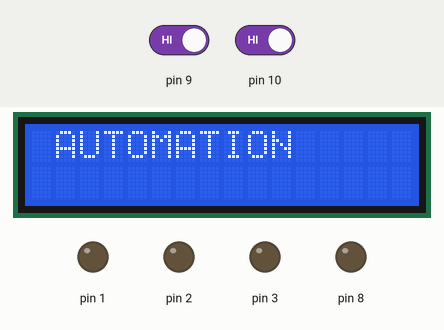
Recording of a sketch running on a simulated Arduino Uno, built with avr-gcc and run on an emulated ATmega328P. Parts: 16×2 character LCD, output pins drawn as LEDs (lit = HIGH). Dashed ring = blinking. The inputs (shaded band) are chosen by the test bench; at power-on: pin 9 HIGH, pin 10 HIGH.

Above: at 0.6 s.
At 2.2 s:
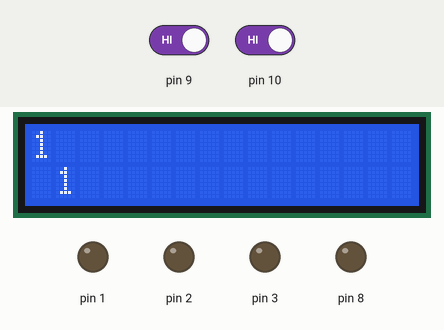
2.3 s: pin 9 driven LOW
At 4.1 s:
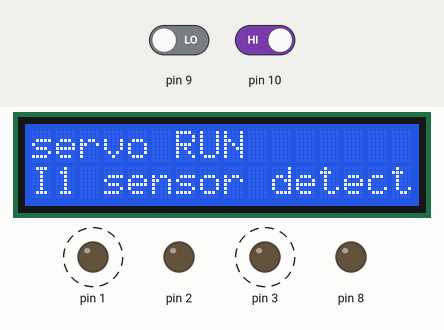
5.0 s: pin 10 driven LOW
At 5.91 s:
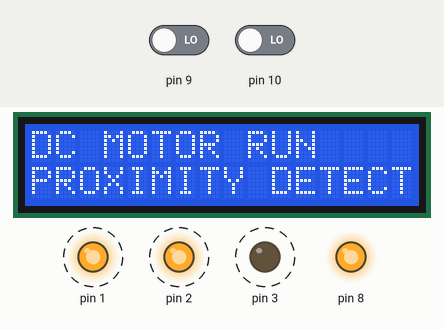
7.6 s: pin 10 driven HIGH
At 8.9 s:
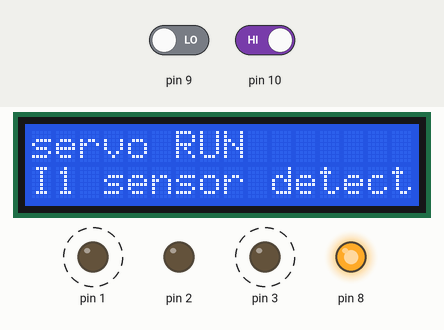
Timing chart, 0 to 17.0 s (numbered marks = the images above; inputs shaded):
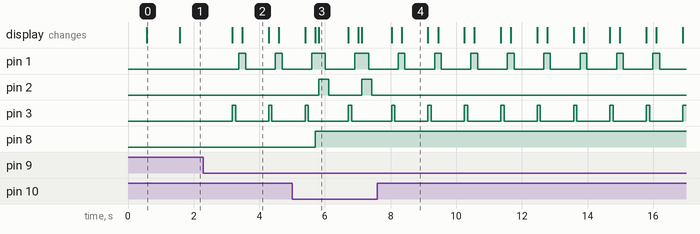

The sketch:

IoT_BASED_INDUSTRIAL_AUTOMATION.ino
```cpp
#include <LiquidCrystal.h>
const int rs = 12, en = 11, d4 = 7, d5 = 6, d6 = 5, d7 = 4;
LiquidCrystal lcd(rs, en, d4, d5, d6, d7);

void setup() {
  lcd.begin(16, 2);
  pinMode(1, OUTPUT);
  pinMode(2, OUTPUT);
   pinMode(3, OUTPUT);
  pinMode(8, OUTPUT);
  pinMode(10, INPUT);
  pinMode(9, INPUT);
  lcd.print("IoT BASED  ");
  lcd.setCursor(0, 1);
  lcd.print("INDUSTRIAL ");
  delay(500);
  lcd.clear();
  lcd.print(" AUTOMATION ");
  delay(500);
}

void loop() {
//   digitalWrite(8, LOW);
    int buttonState = digitalRead(9);
  // print out the value you read:
  Serial.println(buttonState);
  delay(500);
   lcd.clear();
  lcd.setCursor(0, 0);
  lcd.print(buttonState);
  if(buttonState ==0){
  digitalWrite(3, HIGH);   // turn the LED on (HIGH is the voltage level)
  delay(100);
   digitalWrite(3, LOW);   // turn the LED on (HIGH is the voltage level)
  delay(100);
    digitalWrite(1, HIGH);   // turn the LED on (HIGH is the voltage level)
  delay(100);
  lcd.clear();
  lcd.setCursor(0, 0);
  lcd.print("servo RUN");
  lcd.setCursor(0, 1);
  lcd.print("IR sensor detect");
  }
    int buttonState1 = digitalRead(10);
  // print out the value you read:
//lcd.clear();
  lcd.setCursor(1, 1);
  lcd.print(buttonState1);

  Serial.println(buttonState1);
  if(buttonState1 ==0){
     lcd.clear();
  digitalWrite(8, HIGH);   // turn the LED on (HIGH is the voltage level)
  delay(100);
    lcd.clear();
   lcd.setCursor(0, 0);
  lcd.print("DC MOTOR RUN");
  lcd.setCursor(0, 1);
    lcd.print("PROXIMITY DETECT");
  digitalWrite(2, HIGH);   // turn the LED on (HIGH is the voltage level)
  delay(100);
  }
  delay(100);
//  digitalWrite(1, HIGH);   // turn the LED on (HIGH is the voltage level)
//  delay(100);
  digitalWrite(1, LOW);   // turn the LED on (HIGH is the voltage level)
  delay(100);
//  digitalWrite(2, HIGH);   // turn the LED on (HIGH is the voltage level)
//  delay(100);
  digitalWrite(2, LOW);   // turn the LED on (HIGH is the voltage level)
 delay(100);
////  digitalWrite(3, HIGH);   // turn the LED on (HIGH is the voltage level)
////  delay(100);
//  digitalWrite(3, LOW);   // turn the LED on (HIGH is the voltage level)
//  delay(100);
////  digitalWrite(8, HIGH);   // turn the LED on (HIGH is the voltage level)
////  delay(100);
//  digitalWrite(8, LOW);   // turn the LED on (HIGH is the voltage level)
////  delay(100);// wait for a second
////  // set the cursor to column 0, line 1
//  // (note: line 1 is the second row, since counting begins with 0):
//  lcd.setCursor(0, 1);
//  // print the number of seconds since reset:
//  lcd.print(millis() / 1000);
//  lcd.print("hello, world!");
}
```

Measured:
- after the input at 2.3 s, pin 1: alternates HIGH for 0.21 s and LOW for 0.90 s, starting after 1.1 s; pin 3: alternates HIGH for 0.10 s and LOW for 1.0 s, starting after 0.88 s; the display: first changes after 0.88 s (image 2 shows a later state)
- after the input at 5.0 s, pin 2: alternates HIGH for 0.30 s and LOW for 1.0 s, starting after 0.81 s; pin 8: LOW → HIGH after 0.70 s; the display: first differs from a run without the input after 0.70 s (image 3 shows a later state)
- after the input at 7.6 s, pin 2: stops changing and stays LOW; the display: first differs from a run without the input after 0.74 s (image 4)
- what the display in image 0 shows lasts 1.0 s, from 0.6 s to 1.6 s
- what the display in image 2 shows lasts 0.8 s, from 3.5 s to 4.3 s
- what the display in image 3 shows lasts 0.9 s, from 5.8 s to 6.7 s
